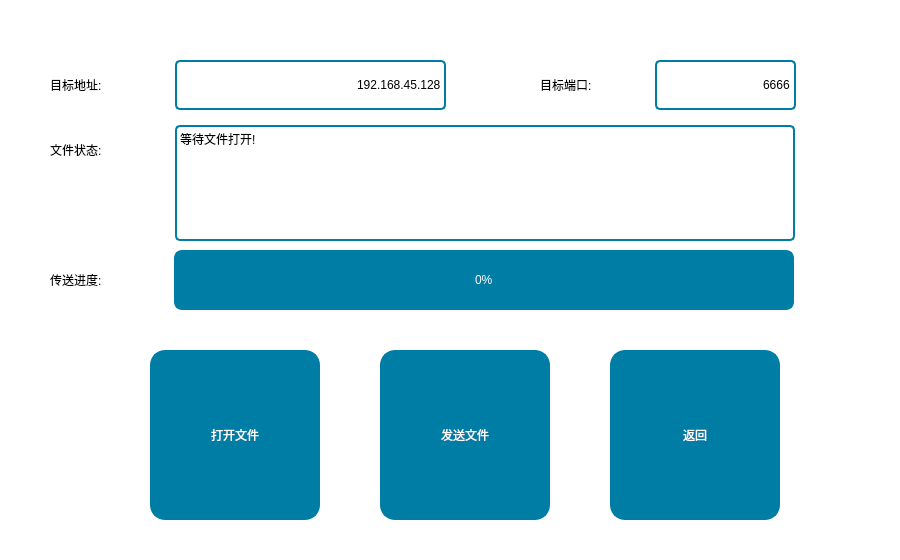
<?xml version="1.0" encoding="UTF-8"?>
<ui version="4.0">
 <class>DBSendWidget</class>
 <widget class="QWidget" name="DBSendWidget">
  <property name="geometry">
   <rect>
    <x>0</x>
    <y>0</y>
    <width>900</width>
    <height>560</height>
   </rect>
  </property>
  <property name="windowTitle">
   <string>Form</string>
  </property>
  <property name="styleSheet">
   <string notr="true">QWidget#DBSendWidget{
background-color: rgb(255, 255, 255);
}

QToolButton{
font: 24pt &quot;微软雅黑&quot;;
color: rgb(255, 255, 255);
border:2px solid  rgb(0, 125, 165);
border-radius:15px;
background-color: rgb(0, 125, 165);
}
QLabel{
font: 18pt &quot;微软雅黑&quot;;
}
QStackedWidget{
color: rgb(255, 255, 255);
background-color: rgb(255, 255, 255);
border:1px solid  rgb(0, 125, 165);
}
QLineEdit{
font: 22pt &quot;微软雅黑&quot;;
border:2px solid  rgb(0, 125, 165);
border-radius:5px;
}

QProgressBar {
font: 30pt &quot;楷体&quot;;
color: rgb(255, 255, 255);
border: 2px solid rgb(0, 125, 165);
border-radius: 8px;
text-align: center;
background-color: rgb(85, 170, 127);
background-color: rgb(0, 125, 165);
}

QProgressBar::chunk {
background-color: rgb(0, 255, 0);
}</string>
  </property>
  <widget class="QLineEdit" name="lineEditTargetHost">
   <property name="geometry">
    <rect>
     <x>175</x>
     <y>60</y>
     <width>271</width>
     <height>50</height>
    </rect>
   </property>
   <property name="text">
    <string>192.168.45.128</string>
   </property>
   <property name="alignment">
    <set>Qt::AlignRight|Qt::AlignTrailing|Qt::AlignVCenter</set>
   </property>
  </widget>
  <widget class="QLineEdit" name="lineEditTargetPort">
   <property name="geometry">
    <rect>
     <x>655</x>
     <y>60</y>
     <width>141</width>
     <height>50</height>
    </rect>
   </property>
   <property name="text">
    <string>6666</string>
   </property>
   <property name="alignment">
    <set>Qt::AlignRight|Qt::AlignTrailing|Qt::AlignVCenter</set>
   </property>
  </widget>
  <widget class="QLabel" name="label">
   <property name="geometry">
    <rect>
     <x>50</x>
     <y>60</y>
     <width>110</width>
     <height>50</height>
    </rect>
   </property>
   <property name="text">
    <string>目标地址:</string>
   </property>
  </widget>
  <widget class="QLabel" name="label_2">
   <property name="geometry">
    <rect>
     <x>540</x>
     <y>60</y>
     <width>110</width>
     <height>50</height>
    </rect>
   </property>
   <property name="text">
    <string>目标端口:</string>
   </property>
  </widget>
  <widget class="QToolButton" name="tBtnOpenFile">
   <property name="geometry">
    <rect>
     <x>150</x>
     <y>350</y>
     <width>170</width>
     <height>170</height>
    </rect>
   </property>
   <property name="text">
    <string>打开文件</string>
   </property>
   <property name="icon">
    <iconset resource="image.qrc">
     <normaloff>:/Image/file.png</normaloff>:/Image/file.png</iconset>
   </property>
   <property name="iconSize">
    <size>
     <width>100</width>
     <height>100</height>
    </size>
   </property>
   <property name="toolButtonStyle">
    <enum>Qt::ToolButtonTextUnderIcon</enum>
   </property>
  </widget>
  <widget class="QToolButton" name="tBtnSendFile">
   <property name="geometry">
    <rect>
     <x>380</x>
     <y>350</y>
     <width>170</width>
     <height>170</height>
    </rect>
   </property>
   <property name="text">
    <string>发送文件</string>
   </property>
   <property name="icon">
    <iconset resource="image.qrc">
     <normaloff>:/Image/send.png</normaloff>:/Image/send.png</iconset>
   </property>
   <property name="iconSize">
    <size>
     <width>100</width>
     <height>100</height>
    </size>
   </property>
   <property name="toolButtonStyle">
    <enum>Qt::ToolButtonTextUnderIcon</enum>
   </property>
  </widget>
  <widget class="QProgressBar" name="progressBar">
   <property name="geometry">
    <rect>
     <x>174</x>
     <y>250</y>
     <width>620</width>
     <height>60</height>
    </rect>
   </property>
   <property name="value">
    <number>0</number>
   </property>
  </widget>
  <widget class="QLabel" name="clientStatusLabel">
   <property name="geometry">
    <rect>
     <x>175</x>
     <y>125</y>
     <width>620</width>
     <height>116</height>
    </rect>
   </property>
   <property name="styleSheet">
    <string notr="true">QLabel{
font: 18pt &quot;微软雅黑&quot;;
border:2px solid rgb(0, 125, 165);
border-radius:5px;
}</string>
   </property>
   <property name="text">
    <string>等待文件打开!</string>
   </property>
   <property name="alignment">
    <set>Qt::AlignLeading|Qt::AlignLeft|Qt::AlignTop</set>
   </property>
   <property name="wordWrap">
    <bool>true</bool>
   </property>
  </widget>
  <widget class="QLabel" name="label_3">
   <property name="geometry">
    <rect>
     <x>50</x>
     <y>125</y>
     <width>110</width>
     <height>50</height>
    </rect>
   </property>
   <property name="text">
    <string>文件状态:</string>
   </property>
  </widget>
  <widget class="QLabel" name="label_5">
   <property name="geometry">
    <rect>
     <x>50</x>
     <y>255</y>
     <width>110</width>
     <height>50</height>
    </rect>
   </property>
   <property name="text">
    <string>传送进度:</string>
   </property>
  </widget>
  <widget class="QToolButton" name="tBtnBack">
   <property name="geometry">
    <rect>
     <x>610</x>
     <y>350</y>
     <width>170</width>
     <height>170</height>
    </rect>
   </property>
   <property name="text">
    <string>返回</string>
   </property>
   <property name="icon">
    <iconset resource="image.qrc">
     <normaloff>:/Image/back.png</normaloff>:/Image/back.png</iconset>
   </property>
   <property name="iconSize">
    <size>
     <width>100</width>
     <height>100</height>
    </size>
   </property>
   <property name="toolButtonStyle">
    <enum>Qt::ToolButtonTextUnderIcon</enum>
   </property>
  </widget>
 </widget>
 <resources>
  <include location="image.qrc"/>
 </resources>
 <connections/>
</ui>
